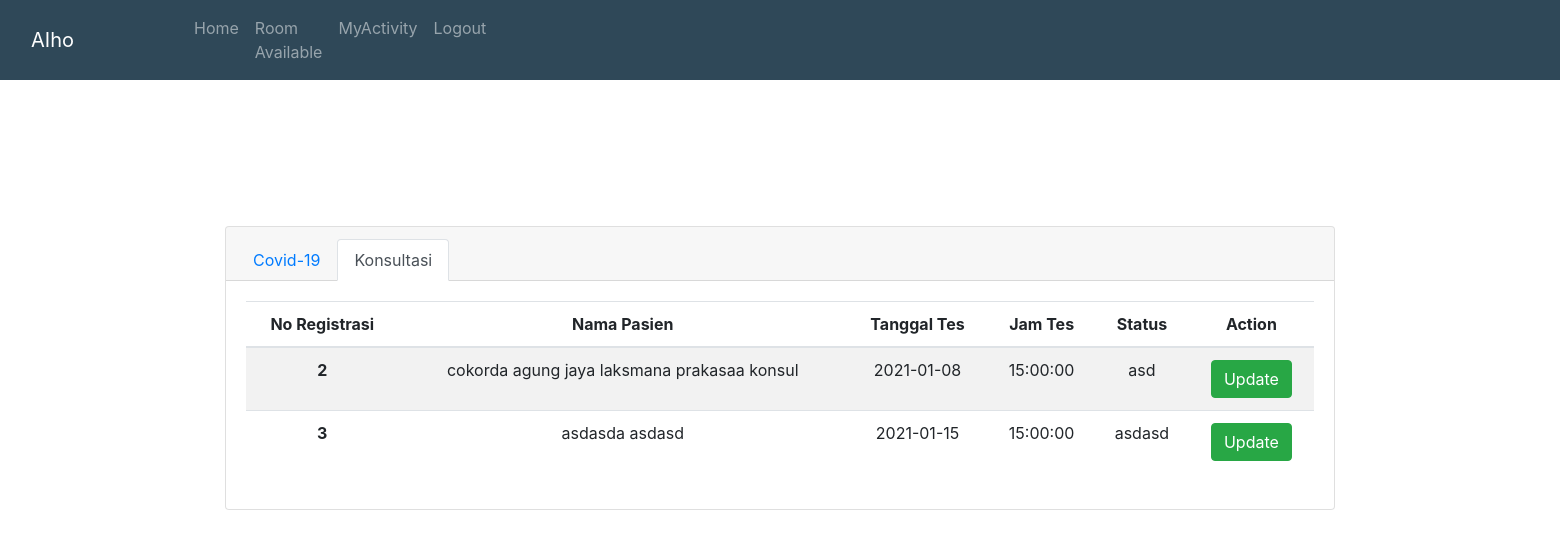
The page /admin/activityadmin2.php on the database its author committed.
### tables this page shows
CREATE TABLE `konsultasi` (
  `id` int(255) NOT NULL,
  `id_user` varchar(255) NOT NULL,
  `nama` varchar(255) NOT NULL,
  `alamat` varchar(255) NOT NULL,
  `no_telp` int(255) NOT NULL,
  `status` varchar(255) DEFAULT NULL,
  `tanggal` date NOT NULL,
  `usia` varchar(255) NOT NULL,
  `waktu` time NOT NULL,
  `file` varchar(255) DEFAULT NULL
);

### admin/activityadmin2.php (the view, shortened to what this page needs)
<html lang="en">
<?php
require 'koneksi.php';
$query = mysqli_query($conn,"SELECT * FROM konsultasi");
?>
<head>
    <link rel="stylesheet" href="https://cdn.jsdelivr.net/npm/bootstrap@4.5.3/dist/css/bootstrap.min.css">
    <link rel="stylesheet" href="https://maxcdn.bootstrapcdn.com/bootstrap/4.5.2/css/bootstrap.min.css">
</head>
<body id="warna">
<nav class="navbar navbar-expand-lg navbar-dark">
    <div class="container-fluid">
        <a class="navbar-brand" href="index.php">AIho</a>
        <div class="collapse navbar-collapse" id="navbarNavAltMarkup">
            <div class="navbar-nav">
                <a class="nav-link" ></a><a class="nav-link" ></a><a class="nav-link" ></a><a class="nav-link" ></a><a class="nav-link" ></a><a class="nav-link" ></a>
                <a class="nav-link " href="adminpage.php" >Home</a>
                <a class="nav-link " href="room_available.php" >Room Available</a>
                <a class="nav-link " href="activityadmin.php" >MyActivity</a>
                <a class="nav-link " href="logout.php" >Logout</a>
                <a class="nav-link" href="#"></a>
                <a class="nav-link" href="#"></a>
                <a class="nav-link" ></a><a class="nav-link" ></a><a class="nav-link" ></a><a class="nav-link" ></a><a class="nav-link" ></a><a class="nav-link" ></a>            <a class="nav-link" ></a><a class="nav-link" ></a><a class="nav-link" ></a><a class="nav-link" ></a><a class="nav-link" ></a><a class="nav-link" ></a>            <a class="nav-link" ></a><a class="nav-link" ></a><a class="nav-link" ></a><a class="nav-link" ></a><a class="nav-link" ></a><a class="nav-link" ></a>            <a class="nav-link" ></a><a class="nav-link" ></a><a class="nav-link" ></a><a class="nav-link" ></a><a class="nav-link" ></a><a class="nav-link" ></a>            <a class="nav-link" ></a><a class="nav-link" ></a><a class="nav-link" ></a><a class="nav-link" ></a><a class="nav-link" ></a><a class="nav-link" ></a>            <a class="nav-link" ></a><a class="nav-link" ></a><a class="nav-link" ></a><a class="nav-link" ></a><a class="nav-link" ></a><a class="nav-link" ></a>            <a class="nav-link" ></a><a class="nav-link" ></a><a class="nav-link" ></a><a class="nav-link" ></a><a class="nav-link" ></a><a class="nav-link" ></a>            <a class="nav-link" ></a><a class="nav-link" ></a><a class="nav-link" ></a><a class="nav-link" ></a><a class="nav-link" ></a><a class="nav-link" ></a>            <a class="nav-link" ></a><a class="nav-link" ></a><a class="nav-link" ></a><a class="nav-link" ></a><a class="nav-link" ></a><a class="nav-link" ></a>            <a class="nav-link" ></a><a class="nav-link" ></a><a class="nav-link" ></a><a class="nav-link" ></a><a class="nav-link" ></a><a class="nav-link" ></a><a class="nav-link" ></a><a class="nav-link" ></a><a class="nav-link" ></a><a class="nav-link" ></a><a class="nav-link" ></a><a class="nav-link" ></a>
            </div>
        </div>
    </div>
</nav>
<br><br><br><br>
<div class=container style="padding-top:50px">
    <div class="card text-center">
        <div class="card-header">
            <ul class="nav nav-tabs card-header-tabs">
                <li class="nav-item">
                    <a class="nav-link" href="activityadmin.php">Covid-19</a>
                </li>
                <li class="nav-item">
                    <a class="nav-link active" href="activityadmin2.php">Konsultasi</a>
                </li>
            </ul>
        </div>
        <div class="card-body">
            <table style="text-align: center" class="table table-striped">
                <thead>
                <tr>
                    <th>No Registrasi</th>
                    <th>Nama Pasien</th>
                    <th>Tanggal Tes</th>
                    <th>Jam Tes</th>
                    <th>Status</th>
                    <th>Action</th>
                </tr>
                </thead>
                <tbody>
                <?php
                while($datacart = mysqli_fetch_array($query)){
                    ?>
                    <tr>
                        <th scope="row"><?php echo $datacart['id'] ?></th>
                        <td><?php echo $datacart['nama'] ?></td>
                        <td><?php echo $datacart['tanggal'] ?></td>
                        <td><?php echo $datacart['waktu'] ?></td>
                        <td><?php echo $datacart['status'] ?></td>
                        <td><a href="updatekonsul.php?id=<?php echo $datacart['id']?>" class="btn btn-success">Update</a></td>
                    </tr>
                    <?php
                }
                ?>
                </tbody>
            </table>
        </div>
    </div>
</div>
</body>
</html>

### admin/activityadmin2.php (style rules this page uses)
.navbar { background-color: #2f4858; }

### rows shown on the page
konsultasi: id "2", nama "cokorda agung jaya laksmana prakasaa konsul", tanggal "2021-01-08", waktu "15:00:00", status "asd"
konsultasi: id "3", nama "asdasda asdasd", tanggal "2021-01-15", waktu "15:00:00", status "asdasd"
